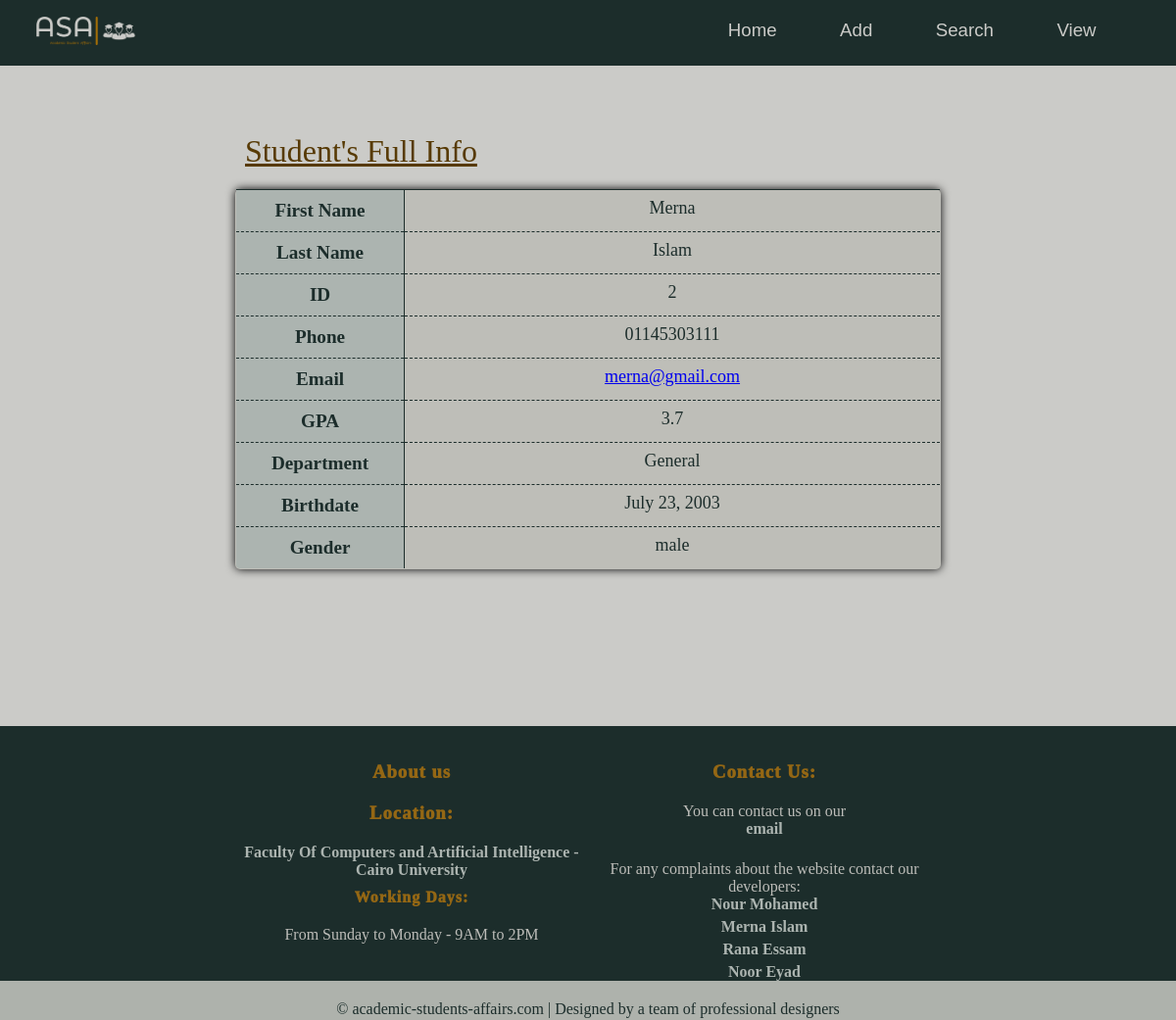
The app's page /studentInfo/2 with its own data.
### students/models.py (models this page shows)
class Member(models.Model):
    firstname = models.CharField(max_length=255)
    lastname = models.CharField(max_length=255)
    email = models.CharField(max_length = 50)
    phone = models.CharField(max_length=15)
    gpa = models.FloatField()
    level = models.IntegerField()
    birthdate = models.DateField()
    gender = models.CharField(max_length=6)
    dep = models.CharField(max_length= 10,  default='General')
    state = models.BooleanField(default= False)

### students/views.py (the view)
# urls.py: path('studentInfo/<int:id>', views.studentInfo, name='studentInfo'),
def studentInfo(request, id):
  mymember = Member.objects.get(id = id)
  template = loader.get_template('student_info.html')
  context = {
    'std': mymember,
  }
  return HttpResponse(template.render(context, request))

### students/templates/student_info.html (shortened to what this page needs)
{% extends "master.html" %}
{% load static %}
{% block stylesheet %}
<link rel="stylesheet" href="{% static 'view_more_info.css' %}">
{% endblock %}
{% block content %}
<br>
<br>
    <table>
        <caption>Student's Full Info</caption>
        <tr class="dark", style="border-bottom: 1px dashed #1c2d2b;">
            <th >First Name</th>
            <td id = "firstName">{{std.firstname}}</td>
        </tr>
        <tr style="border-bottom: 1px dashed #1c2d2b;">
            <th >Last Name</th>
            <td id = "lastName">{{std.lastname}}</td>
        </tr>
        <tr  style="border-bottom: 1px dashed #1c2d2b;">
            <th>ID</th>
            <td id = "id">{{std.id}}</td>
        </tr>
        <tr style="border-bottom: 1px dashed #1c2d2b;">
            <th >Phone</th>
            <td id = "phone">{{std.phone}}</td>
        </tr>
        <tr  style="border-bottom: 1px dashed #1c2d2b;">
            <th >Email</th>
            <td id = "email"><a href= "mailto"+ {{std.email}}>{{std.email}}</a></td>
        </tr>
        <tr style="border-bottom: 1px dashed #1c2d2b;">
            <th >GPA</th>
            <td id ="gpa">{{std.gpa}}</td>
        </tr>
        <tr class="dark", style="border-bottom: 1px dashed #1c2d2b;">
            <th >Department</th>
            <td id = "department">{{std.dep}}</td>
        </tr>
        <tr style="border-bottom: 1px dashed #1c2d2b;">
            <th >Birthdate</th>
            <td id = "birthdate">{{std.birthdate}}</td>
        </tr>
        <tr  style="border-bottom: 1px dashed #1c2d2b;">
            <th >Gender</th>
            <td id = "gender">{{std.gender}}</td>
        </tr>
    </table>
{% endblock %}

### students/static/view_more_info.css (style rules this page uses)
* { margin: 0; padding: 0; box-sizing: border-box; }
body { background-color: #cbcbc8; margin: 0px; }
table { border-collapse: collapse; margin: 10px 0; margin-left: auto; margin-right: auto; width: 60%; background-color: #bebeb8; border: 1px solid #1c2d2b; border-radius: 5px; overflow: hidden; box-shadow: 0 0 10px rgba(0, 0, 0, 15); }
caption { color: #573a05; text-align: left; font-size: 200%; padding-top: 10px; padding-bottom: 10px; margin-bottom: 10px; padding-left: 10px; padding-right: 10px; text-decoration: underline; margin-top: 80px; }
th { text-align: center; color: #1c2d2b; font-size: larger; padding-left: 10px; padding-right: 10px; padding-top: 10px; padding-bottom: 10px; width: 10%; margin: 40px; border-right: 1px solid #1c2d2b; background-color: #acb4b0; }
td { text-align: center; font-size: large; color: #1c2d2b; padding-left: 100px; padding-right: 100px; padding-top: 5 px; padding-bottom: 5px; width: 40%; }

### records on screen
Member: firstname "Merna", lastname "Islam", id "2", phone "01145303111", email "merna@gmail.com", gpa "3.7", dep "General", birthdate "July 23, 2003", gender "male"
